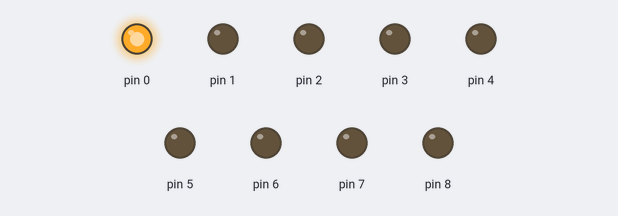
The sketch below on a simulated Arduino Uno, built with avr-gcc and run on an emulated ATmega328P. Parts: output pins drawn as LEDs (lit = HIGH).

Above: at 0.05 s.
At 0.55 s:
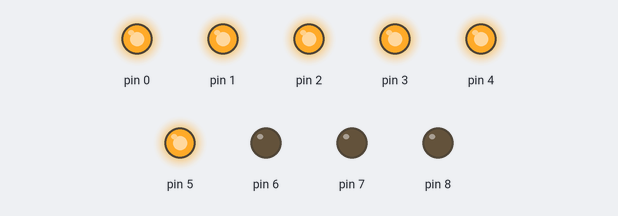
At 1.05 s:
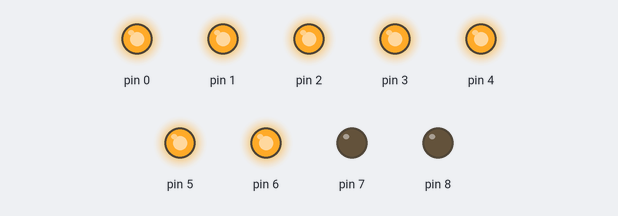
At 2.05 s:
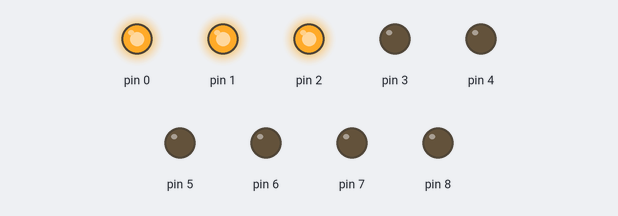
At 3.15 s:
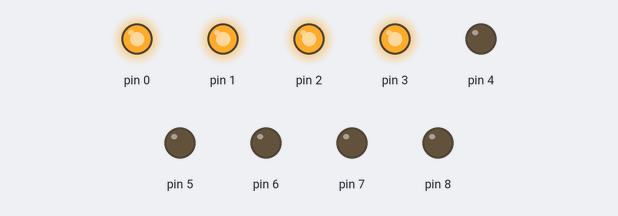
At 4.05 s:
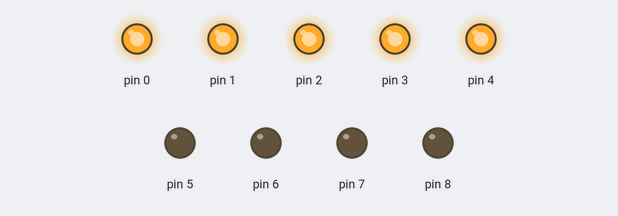
Timing chart, 0 to 4.3 s (numbered marks = the images above):
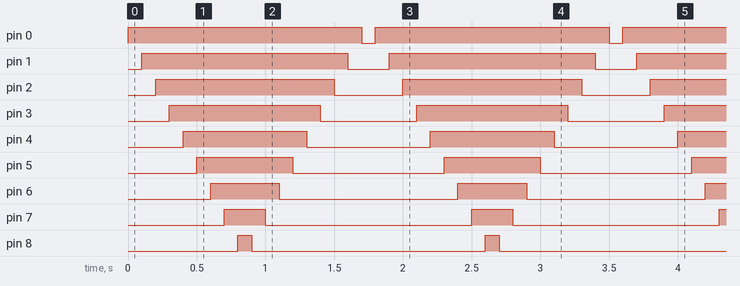

The sketch:

Bai2.ino
```cpp
void setup()
{
  // put your setup code here, to run once:
  for (int i = 0; i < 9; i++)
    pinMode(i, OUTPUT);
}

void loop()
{
  // put your main code here, to run repeatedly:
  for (int i = 0; i < 9; i++)
  {
      digitalWrite(i,1);
      delay(100);
  }

  for (int i = 8; i > -1; i--)
  {
      digitalWrite(i,0);
      delay(100);
  }
}
```

Measured:
- by itself, pin 0: alternates HIGH for 1.7 s and LOW for 0.10 s
- by itself, pin 1: alternates HIGH for 1.5 s and LOW for 0.30 s
- by itself, pin 2: alternates HIGH for 1.3 s and LOW for 0.50 s
- by itself, pin 3: alternates HIGH for 1.1 s and LOW for 0.70 s
- by itself, pin 4: alternates HIGH for 0.90 s and LOW for 0.90 s
- by itself, pin 5: alternates HIGH for 0.70 s and LOW for 1.1 s
- by itself, pin 6: alternates HIGH for 0.50 s and LOW for 1.3 s
- by itself, pin 7: alternates HIGH for 0.30 s and LOW for 1.5 s
